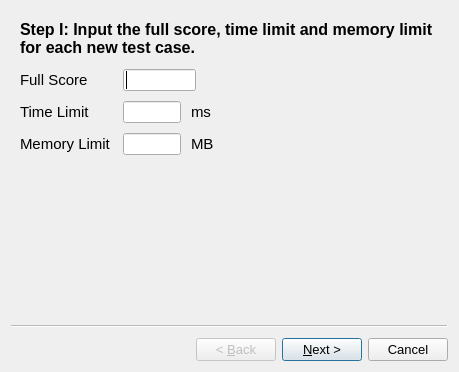
<?xml version="1.0" encoding="UTF-8"?>
<ui version="4.0">
 <class>AddTestCasesWizard</class>
 <widget class="QWizard" name="AddTestCasesWizard">
  <property name="geometry">
   <rect>
    <x>0</x>
    <y>0</y>
    <width>459</width>
    <height>372</height>
   </rect>
  </property>
  <property name="minimumSize">
   <size>
    <width>459</width>
    <height>372</height>
   </size>
  </property>
  <property name="windowTitle">
   <string>Add Test Cases</string>
  </property>
  <property name="styleSheet">
   <string notr="true">font-size:10pt;</string>
  </property>
  <widget class="QWizardPage" name="wizardPage1">
   <layout class="QVBoxLayout" name="verticalLayout">
    <property name="spacing">
     <number>12</number>
    </property>
    <item>
     <widget class="QLabel" name="stepOneLabel">
      <property name="styleSheet">
       <string notr="true">font-size:12pt;font-weight:bold;</string>
      </property>
      <property name="text">
       <string>Step I: Input the full score, time limit and memory limit for each new test case.</string>
      </property>
      <property name="wordWrap">
       <bool>true</bool>
      </property>
     </widget>
    </item>
    <item>
     <layout class="QGridLayout" name="gridLayout">
      <property name="horizontalSpacing">
       <number>12</number>
      </property>
      <property name="verticalSpacing">
       <number>10</number>
      </property>
      <item row="0" column="0">
       <widget class="QLabel" name="fullScoreLabel">
        <property name="styleSheet">
         <string notr="true">font-size:11pt;</string>
        </property>
        <property name="text">
         <string>Full Score</string>
        </property>
       </widget>
      </item>
      <item row="0" column="1">
       <layout class="QHBoxLayout" name="horizontalLayout_3">
        <item>
         <widget class="QLineEdit" name="fullScore">
          <property name="minimumSize">
           <size>
            <width>73</width>
            <height>22</height>
           </size>
          </property>
          <property name="maximumSize">
           <size>
            <width>73</width>
            <height>22</height>
           </size>
          </property>
          <property name="styleSheet">
           <string notr="true">font-size:11pt;</string>
          </property>
         </widget>
        </item>
        <item>
         <spacer name="horizontalSpacer">
          <property name="orientation">
           <enum>Qt::Horizontal</enum>
          </property>
          <property name="sizeHint" stdset="0">
           <size>
            <width>40</width>
            <height>20</height>
           </size>
          </property>
         </spacer>
        </item>
       </layout>
      </item>
      <item row="1" column="0">
       <widget class="QLabel" name="timeLimitLabel">
        <property name="styleSheet">
         <string notr="true">font-size:11pt;</string>
        </property>
        <property name="text">
         <string>Time Limit</string>
        </property>
       </widget>
      </item>
      <item row="1" column="1">
       <layout class="QHBoxLayout" name="horizontalLayout_2">
        <property name="spacing">
         <number>10</number>
        </property>
        <item>
         <widget class="QLineEdit" name="timeLimit">
          <property name="minimumSize">
           <size>
            <width>58</width>
            <height>22</height>
           </size>
          </property>
          <property name="maximumSize">
           <size>
            <width>58</width>
            <height>22</height>
           </size>
          </property>
          <property name="styleSheet">
           <string notr="true">font-size:11pt;</string>
          </property>
         </widget>
        </item>
        <item>
         <widget class="QLabel" name="msLabel">
          <property name="styleSheet">
           <string notr="true">font-size:11pt;</string>
          </property>
          <property name="text">
           <string>ms</string>
          </property>
         </widget>
        </item>
        <item>
         <spacer name="horizontalSpacer_2">
          <property name="orientation">
           <enum>Qt::Horizontal</enum>
          </property>
          <property name="sizeHint" stdset="0">
           <size>
            <width>40</width>
            <height>20</height>
           </size>
          </property>
         </spacer>
        </item>
       </layout>
      </item>
      <item row="2" column="0">
       <widget class="QLabel" name="memoryLimitLabel">
        <property name="styleSheet">
         <string notr="true">font-size:11pt;</string>
        </property>
        <property name="text">
         <string>Memory Limit</string>
        </property>
       </widget>
      </item>
      <item row="2" column="1">
       <layout class="QHBoxLayout" name="horizontalLayout">
        <property name="spacing">
         <number>10</number>
        </property>
        <item>
         <widget class="QLineEdit" name="memoryLimit">
          <property name="minimumSize">
           <size>
            <width>58</width>
            <height>22</height>
           </size>
          </property>
          <property name="maximumSize">
           <size>
            <width>58</width>
            <height>22</height>
           </size>
          </property>
          <property name="styleSheet">
           <string notr="true">font-size:11pt;</string>
          </property>
         </widget>
        </item>
        <item>
         <widget class="QLabel" name="mbLabel">
          <property name="styleSheet">
           <string notr="true">font-size:11pt;</string>
          </property>
          <property name="text">
           <string>MB</string>
          </property>
         </widget>
        </item>
        <item>
         <spacer name="horizontalSpacer_3">
          <property name="orientation">
           <enum>Qt::Horizontal</enum>
          </property>
          <property name="sizeHint" stdset="0">
           <size>
            <width>40</width>
            <height>20</height>
           </size>
          </property>
         </spacer>
        </item>
       </layout>
      </item>
     </layout>
    </item>
    <item>
     <spacer name="verticalSpacer">
      <property name="orientation">
       <enum>Qt::Vertical</enum>
      </property>
      <property name="sizeHint" stdset="0">
       <size>
        <width>20</width>
        <height>141</height>
       </size>
      </property>
     </spacer>
    </item>
   </layout>
  </widget>
  <widget class="QWizardPage" name="wizardPage2">
   <layout class="QVBoxLayout" name="verticalLayout_3">
    <property name="spacing">
     <number>10</number>
    </property>
    <item>
     <widget class="QLabel" name="stepTwoLabel">
      <property name="styleSheet">
       <string notr="true">font-size:12pt;font-weight:bold;</string>
      </property>
      <property name="text">
       <string>Step II: Input patterns for input files and output files. You can use argument &lt;1&gt;, &lt;2&gt;, etc. to represent a regular expression. Input and output files will in the same test case when their matched parts of checked expressions are identical.</string>
      </property>
      <property name="wordWrap">
       <bool>true</bool>
      </property>
     </widget>
    </item>
    <item>
     <layout class="QGridLayout" name="gridLayout_2">
      <property name="horizontalSpacing">
       <number>12</number>
      </property>
      <property name="verticalSpacing">
       <number>9</number>
      </property>
      <item row="0" column="0">
       <widget class="QLabel" name="inputFilesPatternLabel">
        <property name="styleSheet">
         <string notr="true">font-size:11pt;</string>
        </property>
        <property name="text">
         <string>Input Files Pattern</string>
        </property>
       </widget>
      </item>
      <item row="0" column="1">
       <widget class="QLineEdit" name="inputFilesPattern">
        <property name="styleSheet">
         <string notr="true">font-size:11pt;</string>
        </property>
       </widget>
      </item>
      <item row="1" column="0">
       <widget class="QLabel" name="outputFilesPatternLabel">
        <property name="styleSheet">
         <string notr="true">font-size:11pt;</string>
        </property>
        <property name="text">
         <string>Output Files Pattern</string>
        </property>
       </widget>
      </item>
      <item row="1" column="1">
       <widget class="QLineEdit" name="outputFilesPattern">
        <property name="styleSheet">
         <string notr="true">font-size:11pt;</string>
        </property>
       </widget>
      </item>
     </layout>
    </item>
    <item>
     <layout class="QHBoxLayout" name="horizontalLayout_4">
      <property name="spacing">
       <number>10</number>
      </property>
      <item>
       <widget class="QTableWidget" name="argumentList">
        <property name="styleSheet">
         <string notr="true">font-size: 11pt;</string>
        </property>
        <property name="selectionMode">
         <enum>QAbstractItemView::SingleSelection</enum>
        </property>
        <attribute name="horizontalHeaderHighlightSections">
         <bool>false</bool>
        </attribute>
        <attribute name="horizontalHeaderMinimumSectionSize">
         <number>70</number>
        </attribute>
        <attribute name="horizontalHeaderStretchLastSection">
         <bool>true</bool>
        </attribute>
        <attribute name="verticalHeaderVisible">
         <bool>false</bool>
        </attribute>
        <attribute name="verticalHeaderDefaultSectionSize">
         <number>25</number>
        </attribute>
        <attribute name="verticalHeaderMinimumSectionSize">
         <number>25</number>
        </attribute>
        <column>
         <property name="text">
          <string>Argument</string>
         </property>
         <property name="font">
          <font>
           <pointsize>9</pointsize>
          </font>
         </property>
        </column>
        <column>
         <property name="text">
          <string>Regular Expression</string>
         </property>
         <property name="font">
          <font>
           <pointsize>9</pointsize>
          </font>
         </property>
        </column>
       </widget>
      </item>
      <item>
       <layout class="QVBoxLayout" name="verticalLayout_2">
        <item>
         <spacer name="verticalSpacer_2">
          <property name="orientation">
           <enum>Qt::Vertical</enum>
          </property>
          <property name="sizeHint" stdset="0">
           <size>
            <width>20</width>
            <height>40</height>
           </size>
          </property>
         </spacer>
        </item>
        <item>
         <widget class="QToolButton" name="addArgumentButton">
          <property name="minimumSize">
           <size>
            <width>27</width>
            <height>27</height>
           </size>
          </property>
          <property name="maximumSize">
           <size>
            <width>27</width>
            <height>27</height>
           </size>
          </property>
          <property name="text">
           <string/>
          </property>
          <property name="icon">
           <iconset resource="../resource.qrc">
            <normaloff>:/icon/add.png</normaloff>:/icon/add.png</iconset>
          </property>
         </widget>
        </item>
        <item>
         <widget class="QToolButton" name="deleteArgumentButton">
          <property name="minimumSize">
           <size>
            <width>27</width>
            <height>27</height>
           </size>
          </property>
          <property name="maximumSize">
           <size>
            <width>27</width>
            <height>27</height>
           </size>
          </property>
          <property name="text">
           <string/>
          </property>
          <property name="icon">
           <iconset resource="../resource.qrc">
            <normaloff>:/icon/rod.png</normaloff>:/icon/rod.png</iconset>
          </property>
         </widget>
        </item>
        <item>
         <spacer name="verticalSpacer_3">
          <property name="orientation">
           <enum>Qt::Vertical</enum>
          </property>
          <property name="sizeHint" stdset="0">
           <size>
            <width>20</width>
            <height>40</height>
           </size>
          </property>
         </spacer>
        </item>
       </layout>
      </item>
     </layout>
    </item>
   </layout>
  </widget>
  <widget class="QWizardPage" name="wizardPage3">
   <layout class="QVBoxLayout" name="verticalLayout_4">
    <property name="spacing">
     <number>10</number>
    </property>
    <item>
     <widget class="QLabel" name="stepThreeLabel">
      <property name="styleSheet">
       <string notr="true">font-size:12pt;font-weight:bold;</string>
      </property>
      <property name="text">
       <string>Step III: Preview the result and finish the wizard.</string>
      </property>
      <property name="wordWrap">
       <bool>true</bool>
      </property>
     </widget>
    </item>
    <item>
     <widget class="QTreeWidget" name="testCasesViewer">
      <property name="columnCount">
       <number>2</number>
      </property>
      <attribute name="headerVisible">
       <bool>false</bool>
      </attribute>
      <column>
       <property name="text">
        <string notr="true">1</string>
       </property>
      </column>
      <column>
       <property name="text">
        <string notr="true">2</string>
       </property>
      </column>
     </widget>
    </item>
   </layout>
  </widget>
 </widget>
 <resources>
  <include location="../resource.qrc"/>
 </resources>
 <connections/>
</ui>
